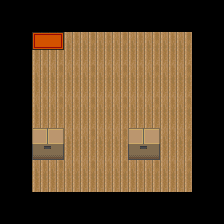

A level layout from a 2D game, rendered from its tile map. Below: a short description, then the map file with its tile-grid data intact:
An orthogonal 7x7 tile map with 32x32 px tiles, 4 tile layers (Tile Layer 1, Tile Layer 2, Doors, Over Player), 2 hidden layers not drawn, 2 tilesets and 2 objects (Exit, Entry).

<map version="1.0" orientation="orthogonal" renderorder="left-down" width="7" height="7" tilewidth="32" tileheight="32" nextobjectid="4">
 <properties>
  <property name="id" type="int" value="100" />
  <property name="name" value="Test Room 1" />
 </properties>
 <tileset firstgid="1" name="tileset2" tilewidth="32" tileheight="32" tilecount="459" columns="17">
  <image source="tileset2.png" width="544" height="864" />
 </tileset>
 <tileset firstgid="460" source="meta.tsx" />
 <layer name="Tile Layer 1" width="7" height="7">
  <data encoding="csv">
0,0,0,0,0,0,0,
0,1,1,1,1,1,0,
0,1,1,1,1,1,0,
0,1,1,1,1,1,0,
0,1,1,1,1,1,0,
0,1,1,1,1,1,0,
0,0,0,0,0,0,0
</data>
 </layer>
 <layer name="Tile Layer 2" width="7" height="7">
  <data encoding="csv">
0,0,0,0,0,0,0,
0,0,0,0,0,0,0,
0,0,0,0,0,0,0,
0,0,0,0,0,0,0,
0,256,0,0,256,0,0,
0,0,0,0,0,0,0,
0,0,0,0,0,0,0
</data>
 </layer>
 <layer name="Doors" width="7" height="7">
  <data encoding="csv">
0,0,0,0,0,0,0,
0,7,0,0,0,0,0,
0,0,0,0,0,0,0,
0,0,0,0,0,0,0,
0,0,0,0,0,0,0,
0,0,0,0,0,0,0,
0,0,0,0,0,0,0
</data>
 </layer>
 <layer name="Over Player" width="7" height="7">
  <data encoding="csv">
0,0,0,0,0,0,0,
0,0,0,0,0,0,0,
0,0,0,0,0,0,0,
0,0,0,0,0,0,0,
0,0,0,0,0,0,0,
0,0,0,0,0,0,0,
0,0,0,0,0,0,0
</data>
 </layer>
 <layer name="Collision" width="7" height="7" visible="0">
  <data encoding="csv">
460,460,460,460,460,460,460,
460,0,0,0,0,0,460,
460,0,0,0,0,0,460,
460,0,0,0,0,0,460,
460,460,0,0,460,0,460,
460,0,0,0,0,0,460,
460,460,460,460,460,460,460
</data>
 </layer>
 <layer name="HidingSpot" width="7" height="7" visible="0">
  <data encoding="csv">
0,0,0,0,0,0,0,
0,0,0,0,0,0,0,
0,0,0,0,0,0,0,
0,0,0,0,0,0,0,
0,461,0,0,0,0,0,
0,0,0,0,0,0,0,
0,0,0,0,0,0,0
</data>
 </layer>
 <objectgroup name="Transition">
  <object id="1" name="toTestRoom2" type="Exit" x="32" y="0" width="32" height="32">
   <properties>
    <property name="connectedRoomId" type="int" value="101" />
    <property name="direction" value="NORTH" />
   </properties>
  </object>
  <object id="2" name="fromTestRoom2" type="Entry" x="32" y="32" width="32" height="32">
   <properties>
    <property name="connectedRoomId" type="int" value="101" />
    <property name="direction" value="SOUTH" />
   </properties>
  </object>
 </objectgroup>
</map>
